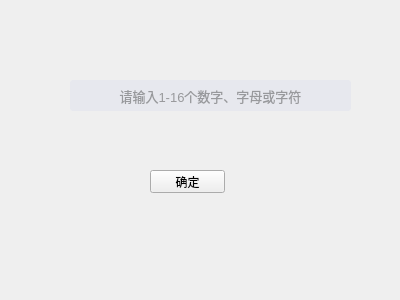
<?xml version="1.0" encoding="UTF-8"?>
<ui version="4.0">
 <class>UpdateGroupWidget</class>
 <widget class="QWidget" name="UpdateGroupWidget">
  <property name="geometry">
   <rect>
    <x>0</x>
    <y>0</y>
    <width>400</width>
    <height>300</height>
   </rect>
  </property>
  <property name="windowTitle">
   <string>Form</string>
  </property>
  <widget class="QLineEdit" name="lineEditGroupName">
   <property name="geometry">
    <rect>
     <x>70</x>
     <y>80</y>
     <width>281</width>
     <height>31</height>
    </rect>
   </property>
   <property name="minimumSize">
    <size>
     <width>0</width>
     <height>0</height>
    </size>
   </property>
   <property name="maximumSize">
    <size>
     <width>16777215</width>
     <height>16777215</height>
    </size>
   </property>
   <property name="font">
    <font>
     <pointsize>10</pointsize>
    </font>
   </property>
   <property name="styleSheet">
    <string notr="true">color:#FF4A4A4A;
background: #FFE7E8EE;
border-radius: 3px;</string>
   </property>
   <property name="text">
    <string/>
   </property>
   <property name="echoMode">
    <enum>QLineEdit::Normal</enum>
   </property>
   <property name="alignment">
    <set>Qt::AlignCenter</set>
   </property>
   <property name="placeholderText">
    <string>请输入1-16个数字、字母或字符</string>
   </property>
  </widget>
  <widget class="QPushButton" name="btnOk">
   <property name="geometry">
    <rect>
     <x>150</x>
     <y>170</y>
     <width>75</width>
     <height>23</height>
    </rect>
   </property>
   <property name="text">
    <string>确定</string>
   </property>
  </widget>
 </widget>
 <resources/>
 <connections/>
</ui>
